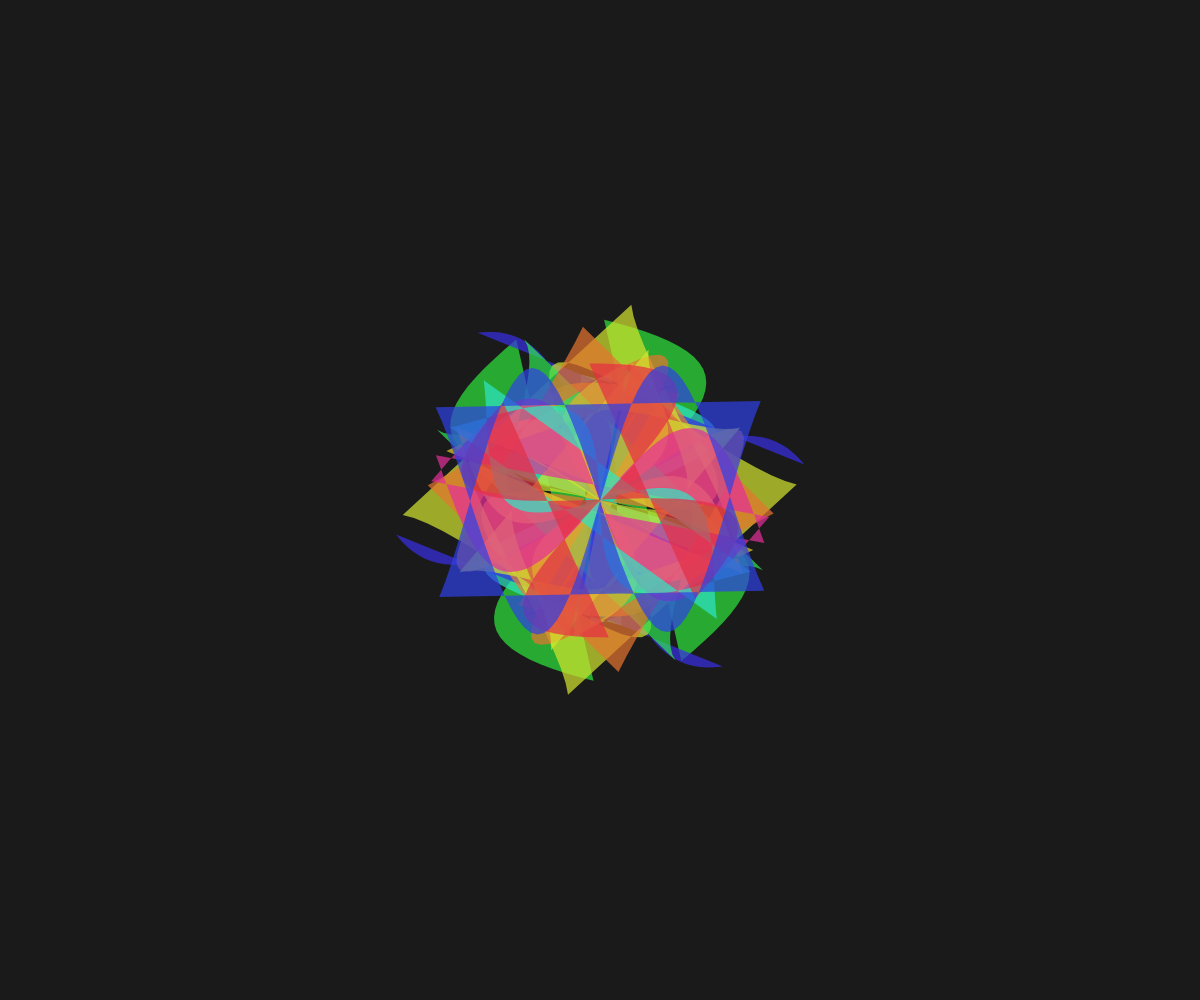
Frame 1 (no input)
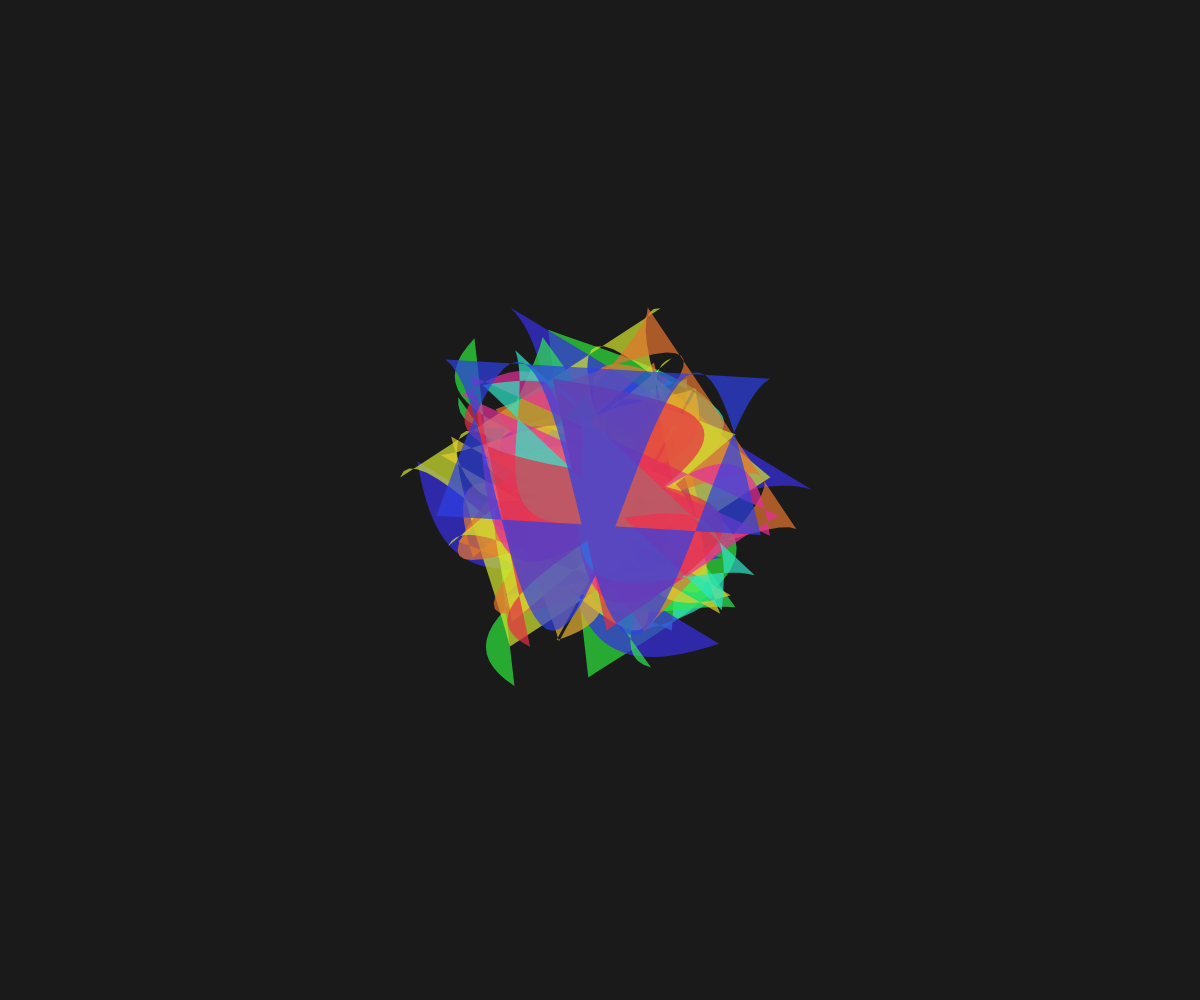
Frame 60 (no input)
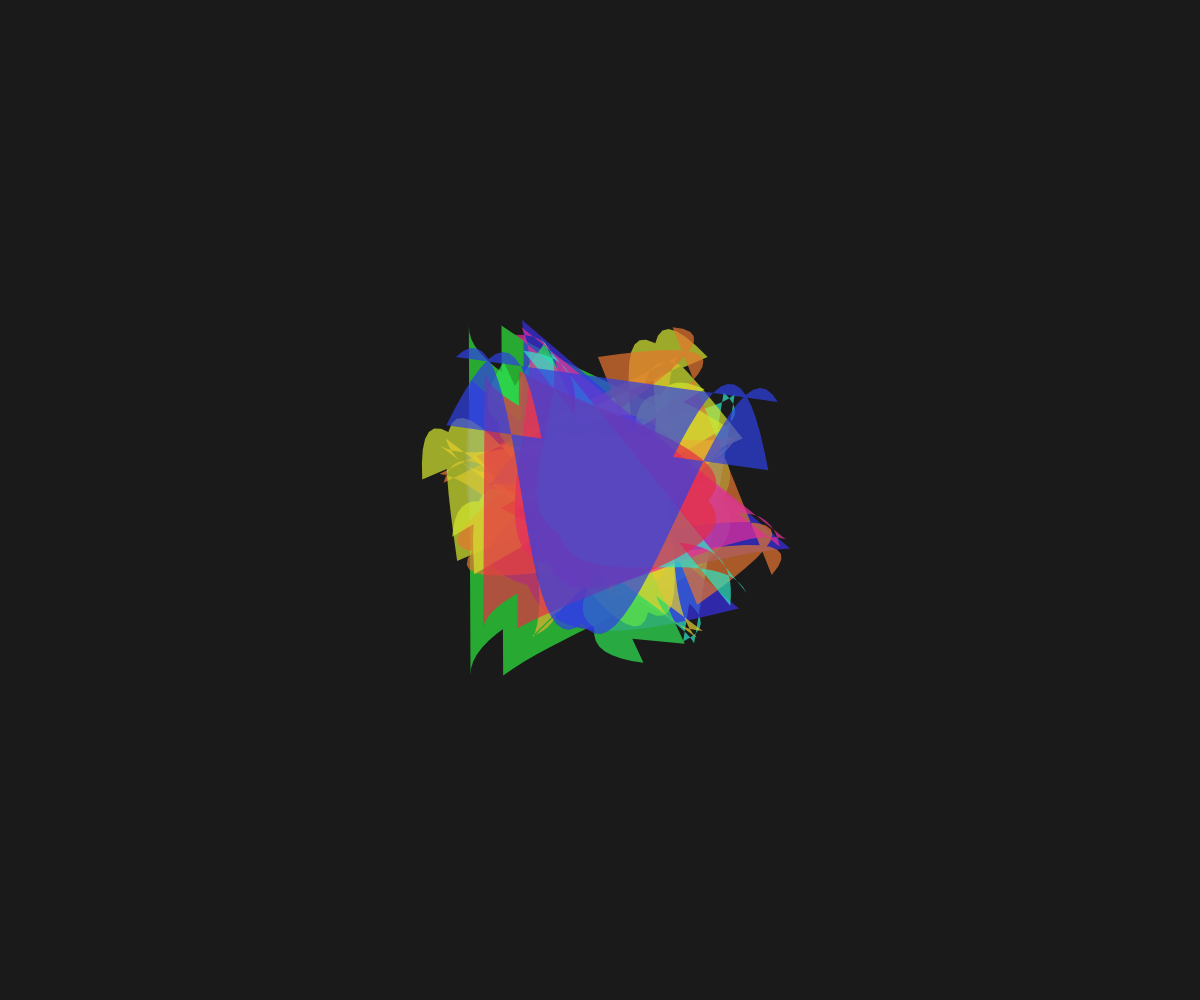
Frame 120 (the mouse pressed at the canvas centre since frame 60)

The p5.js sketch that drew these frames (run headless with seeded random() and noise() and a simulated clock; from frame 60 on, the mouse is pressed at the canvas centre):

// p5.js sketch
// ── sketch.js
let stripes = [];
const numStripes = 15;
const speed = 0.002;

function setup() {
  createCanvas(windowWidth, windowHeight);
  colorMode(HSB, 360, 100, 100, 1);
  
  // Initialize stripes with random properties
  for (let i = 0; i < numStripes; i++) {
    stripes.push({
      angle: random(TWO_PI),
      speed: random(0.001, 0.005),
      width: random(200, 400),
      hue: random(360),
      amplitude: random(50, 150),
      frequency: random(0.01, 0.03)
    });
  }
}

function draw() {
  background(0, 0, 10);
  
  // Draw each stripe as a warped plane
  for (let i = 0; i < stripes.length; i++) {
    const s = stripes[i];
    
    push();
    translate(width/2, height/2);
    rotate(s.angle + frameCount * s.speed);
    
    // Create a dynamic warp effect using sine waves
    const points = [];
    const segments = 50;
    
    for (let j = 0; j <= segments; j++) {
      const t = map(j, 0, segments, -s.width/2, s.width/2);
      const y = sin(t * s.frequency + frameCount * 0.01) * s.amplitude;
      points.push({x: t, y: y});
    }
    
    // Draw the warped stripe
    noStroke();
    fill(s.hue, 80, 90, 0.7);
    beginShape();
    for (let j = 0; j < points.length; j++) {
      vertex(points[j].x, points[j].y);
    }
    
    // Close the shape with a reverse path
    for (let j = points.length - 1; j >= 0; j--) {
      vertex(-points[j].x, points[j].y);
    }
    endShape(CLOSE);
    
    pop();
  }
  
  // Occasionally shift directions to create lattice-like structures
  if (frameCount % 300 === 0) {
    for (let i = 0; i < stripes.length; i++) {
      stripes[i].angle += random(-0.2, 0.2);
      stripes[i].hue = (stripes[i].hue + 10) % 360;
    }
  }
}

function windowResized() {
  resizeCanvas(windowWidth, windowHeight);
}
